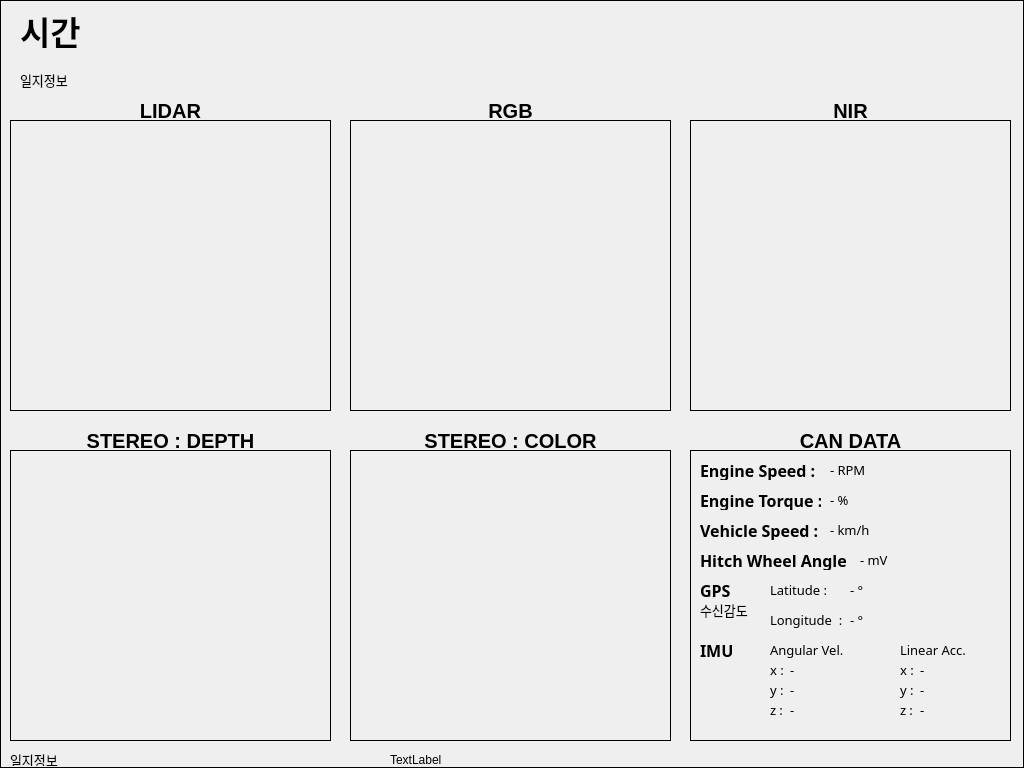
<?xml version="1.0" encoding="UTF-8"?>
<ui version="4.0">
 <class>MainWindow</class>
 <widget class="QMainWindow" name="MainWindow">
  <property name="geometry">
   <rect>
    <x>0</x>
    <y>0</y>
    <width>1024</width>
    <height>768</height>
   </rect>
  </property>
  <property name="windowTitle">
   <string>DAQ Data Display</string>
  </property>
  <widget class="QWidget" name="centralwidget">
   <widget class="QLabel" name="label_image">
    <property name="geometry">
     <rect>
      <x>0</x>
      <y>0</y>
      <width>1024</width>
      <height>768</height>
     </rect>
    </property>
    <property name="frameShape">
     <enum>QFrame::Box</enum>
    </property>
    <property name="text">
     <string/>
    </property>
   </widget>
   <widget class="QLabel" name="label_image_bg">
    <property name="geometry">
     <rect>
      <x>0</x>
      <y>0</y>
      <width>1024</width>
      <height>768</height>
     </rect>
    </property>
    <property name="frameShape">
     <enum>QFrame::Box</enum>
    </property>
    <property name="text">
     <string/>
    </property>
   </widget>
   <widget class="QLabel" name="label_image_top_left">
    <property name="geometry">
     <rect>
      <x>10</x>
      <y>120</y>
      <width>321</width>
      <height>291</height>
     </rect>
    </property>
    <property name="frameShape">
     <enum>QFrame::Box</enum>
    </property>
    <property name="text">
     <string/>
    </property>
    <property name="pixmap">
     <pixmap>/home/rdv/catkin_ws/src/ros_rdv_daq_data_display/image/dd_bg.png</pixmap>
    </property>
   </widget>
   <widget class="QLabel" name="label_image_top_middle">
    <property name="geometry">
     <rect>
      <x>350</x>
      <y>120</y>
      <width>321</width>
      <height>291</height>
     </rect>
    </property>
    <property name="frameShape">
     <enum>QFrame::Box</enum>
    </property>
    <property name="text">
     <string/>
    </property>
    <property name="pixmap">
     <pixmap>/home/rdv/catkin_ws/src/ros_rdv_daq_data_display/image/dd_bg.png</pixmap>
    </property>
   </widget>
   <widget class="QLabel" name="label_image_top_right">
    <property name="geometry">
     <rect>
      <x>690</x>
      <y>120</y>
      <width>321</width>
      <height>291</height>
     </rect>
    </property>
    <property name="frameShape">
     <enum>QFrame::Box</enum>
    </property>
    <property name="text">
     <string/>
    </property>
    <property name="pixmap">
     <pixmap>/home/rdv/catkin_ws/src/ros_rdv_daq_data_display/image/dd_bg.png</pixmap>
    </property>
   </widget>
   <widget class="QLabel" name="label_image_bottom_left">
    <property name="geometry">
     <rect>
      <x>10</x>
      <y>450</y>
      <width>321</width>
      <height>291</height>
     </rect>
    </property>
    <property name="frameShape">
     <enum>QFrame::Box</enum>
    </property>
    <property name="text">
     <string/>
    </property>
    <property name="pixmap">
     <pixmap>/home/rdv/catkin_ws/src/ros_rdv_daq_data_display/image/dd_bg.png</pixmap>
    </property>
   </widget>
   <widget class="QLabel" name="label_image_bottom_right">
    <property name="geometry">
     <rect>
      <x>690</x>
      <y>450</y>
      <width>321</width>
      <height>291</height>
     </rect>
    </property>
    <property name="frameShape">
     <enum>QFrame::Box</enum>
    </property>
    <property name="text">
     <string/>
    </property>
   </widget>
   <widget class="QLabel" name="label_image_bottom_middle">
    <property name="geometry">
     <rect>
      <x>350</x>
      <y>450</y>
      <width>321</width>
      <height>291</height>
     </rect>
    </property>
    <property name="frameShape">
     <enum>QFrame::Box</enum>
    </property>
    <property name="text">
     <string/>
    </property>
    <property name="pixmap">
     <pixmap>/home/rdv/catkin_ws/src/ros_rdv_daq_data_display/image/dd_bg.png</pixmap>
    </property>
   </widget>
   <widget class="QLabel" name="label_time">
    <property name="geometry">
     <rect>
      <x>20</x>
      <y>10</y>
      <width>591</width>
      <height>41</height>
     </rect>
    </property>
    <property name="font">
     <font>
      <pointsize>25</pointsize>
      <weight>75</weight>
      <bold>true</bold>
     </font>
    </property>
    <property name="text">
     <string>시간</string>
    </property>
   </widget>
   <widget class="QLabel" name="label_info_top_left">
    <property name="geometry">
     <rect>
      <x>10</x>
      <y>100</y>
      <width>321</width>
      <height>21</height>
     </rect>
    </property>
    <property name="font">
     <font>
      <pointsize>15</pointsize>
      <weight>75</weight>
      <bold>true</bold>
     </font>
    </property>
    <property name="text">
     <string>LIDAR</string>
    </property>
    <property name="alignment">
     <set>Qt::AlignCenter</set>
    </property>
   </widget>
   <widget class="QLabel" name="label_info_top_middle">
    <property name="geometry">
     <rect>
      <x>350</x>
      <y>100</y>
      <width>321</width>
      <height>21</height>
     </rect>
    </property>
    <property name="font">
     <font>
      <pointsize>15</pointsize>
      <weight>75</weight>
      <bold>true</bold>
     </font>
    </property>
    <property name="text">
     <string>RGB</string>
    </property>
    <property name="alignment">
     <set>Qt::AlignCenter</set>
    </property>
   </widget>
   <widget class="QLabel" name="label_info_top_right">
    <property name="geometry">
     <rect>
      <x>690</x>
      <y>100</y>
      <width>321</width>
      <height>21</height>
     </rect>
    </property>
    <property name="font">
     <font>
      <pointsize>15</pointsize>
      <weight>75</weight>
      <bold>true</bold>
     </font>
    </property>
    <property name="text">
     <string>NIR</string>
    </property>
    <property name="alignment">
     <set>Qt::AlignCenter</set>
    </property>
   </widget>
   <widget class="QLabel" name="label_info_bottom_left">
    <property name="geometry">
     <rect>
      <x>10</x>
      <y>430</y>
      <width>321</width>
      <height>21</height>
     </rect>
    </property>
    <property name="font">
     <font>
      <pointsize>15</pointsize>
      <weight>75</weight>
      <bold>true</bold>
     </font>
    </property>
    <property name="text">
     <string>STEREO : DEPTH</string>
    </property>
    <property name="alignment">
     <set>Qt::AlignCenter</set>
    </property>
   </widget>
   <widget class="QLabel" name="label_info_bottom_middle">
    <property name="geometry">
     <rect>
      <x>350</x>
      <y>430</y>
      <width>321</width>
      <height>21</height>
     </rect>
    </property>
    <property name="font">
     <font>
      <pointsize>15</pointsize>
      <weight>75</weight>
      <bold>true</bold>
     </font>
    </property>
    <property name="text">
     <string>STEREO : COLOR</string>
    </property>
    <property name="alignment">
     <set>Qt::AlignCenter</set>
    </property>
   </widget>
   <widget class="QLabel" name="label_info_bottom_right">
    <property name="geometry">
     <rect>
      <x>690</x>
      <y>430</y>
      <width>321</width>
      <height>21</height>
     </rect>
    </property>
    <property name="font">
     <font>
      <pointsize>15</pointsize>
      <weight>75</weight>
      <bold>true</bold>
     </font>
    </property>
    <property name="text">
     <string>CAN DATA</string>
    </property>
    <property name="alignment">
     <set>Qt::AlignCenter</set>
    </property>
   </widget>
   <widget class="QLabel" name="label_bag_path">
    <property name="geometry">
     <rect>
      <x>10</x>
      <y>750</y>
      <width>1001</width>
      <height>16</height>
     </rect>
    </property>
    <property name="font">
     <font>
      <pointsize>10</pointsize>
     </font>
    </property>
    <property name="text">
     <string>일지정보</string>
    </property>
    <property name="alignment">
     <set>Qt::AlignLeading|Qt::AlignLeft|Qt::AlignTop</set>
    </property>
   </widget>
   <widget class="QLabel" name="label_version">
    <property name="geometry">
     <rect>
      <x>20</x>
      <y>70</y>
      <width>391</width>
      <height>20</height>
     </rect>
    </property>
    <property name="font">
     <font>
      <pointsize>10</pointsize>
     </font>
    </property>
    <property name="text">
     <string>일지정보</string>
    </property>
    <property name="alignment">
     <set>Qt::AlignLeading|Qt::AlignLeft|Qt::AlignTop</set>
    </property>
   </widget>
   <widget class="QLabel" name="label_can_info_1">
    <property name="geometry">
     <rect>
      <x>700</x>
      <y>460</y>
      <width>121</width>
      <height>20</height>
     </rect>
    </property>
    <property name="font">
     <font>
      <family>Noto Sans KR Medium</family>
      <pointsize>12</pointsize>
      <weight>75</weight>
      <bold>true</bold>
     </font>
    </property>
    <property name="text">
     <string>Engine Speed : </string>
    </property>
   </widget>
   <widget class="QLabel" name="label_can_info_2">
    <property name="geometry">
     <rect>
      <x>700</x>
      <y>490</y>
      <width>121</width>
      <height>20</height>
     </rect>
    </property>
    <property name="font">
     <font>
      <family>Noto Sans KR Medium</family>
      <pointsize>12</pointsize>
      <weight>75</weight>
      <bold>true</bold>
     </font>
    </property>
    <property name="text">
     <string>Engine Torque : </string>
    </property>
   </widget>
   <widget class="QLabel" name="label_can_info_3">
    <property name="geometry">
     <rect>
      <x>700</x>
      <y>520</y>
      <width>121</width>
      <height>20</height>
     </rect>
    </property>
    <property name="font">
     <font>
      <family>Noto Sans KR Medium</family>
      <pointsize>12</pointsize>
      <weight>75</weight>
      <bold>true</bold>
     </font>
    </property>
    <property name="text">
     <string>Vehicle Speed : </string>
    </property>
   </widget>
   <widget class="QLabel" name="label_can_info_4">
    <property name="geometry">
     <rect>
      <x>700</x>
      <y>550</y>
      <width>151</width>
      <height>20</height>
     </rect>
    </property>
    <property name="font">
     <font>
      <family>Noto Sans KR Medium</family>
      <pointsize>12</pointsize>
      <weight>75</weight>
      <bold>true</bold>
     </font>
    </property>
    <property name="text">
     <string>Hitch Wheel Angle : </string>
    </property>
   </widget>
   <widget class="QLabel" name="label_can_info_5">
    <property name="geometry">
     <rect>
      <x>700</x>
      <y>580</y>
      <width>61</width>
      <height>20</height>
     </rect>
    </property>
    <property name="font">
     <font>
      <family>Noto Sans KR Medium</family>
      <pointsize>12</pointsize>
      <weight>75</weight>
      <bold>true</bold>
     </font>
    </property>
    <property name="text">
     <string>GPS</string>
    </property>
   </widget>
   <widget class="QLabel" name="label_can_info_6">
    <property name="geometry">
     <rect>
      <x>770</x>
      <y>610</y>
      <width>91</width>
      <height>20</height>
     </rect>
    </property>
    <property name="font">
     <font>
      <family>Noto Sans KR Medium</family>
      <pointsize>10</pointsize>
     </font>
    </property>
    <property name="text">
     <string>Longitude  :</string>
    </property>
   </widget>
   <widget class="QLabel" name="label_can_info_gps_status">
    <property name="geometry">
     <rect>
      <x>700</x>
      <y>600</y>
      <width>61</width>
      <height>20</height>
     </rect>
    </property>
    <property name="font">
     <font>
      <family>Noto Sans KR Medium</family>
      <pointsize>10</pointsize>
     </font>
    </property>
    <property name="text">
     <string>수신감도</string>
    </property>
   </widget>
   <widget class="QLabel" name="label_can_info_8">
    <property name="geometry">
     <rect>
      <x>770</x>
      <y>580</y>
      <width>91</width>
      <height>20</height>
     </rect>
    </property>
    <property name="font">
     <font>
      <family>Noto Sans KR Medium</family>
      <pointsize>10</pointsize>
     </font>
    </property>
    <property name="text">
     <string>Latitude :</string>
    </property>
   </widget>
   <widget class="QLabel" name="label_can_info_9">
    <property name="geometry">
     <rect>
      <x>700</x>
      <y>640</y>
      <width>61</width>
      <height>20</height>
     </rect>
    </property>
    <property name="font">
     <font>
      <family>Noto Sans KR Medium</family>
      <pointsize>12</pointsize>
      <weight>75</weight>
      <bold>true</bold>
     </font>
    </property>
    <property name="text">
     <string>IMU</string>
    </property>
   </widget>
   <widget class="QLabel" name="label_can_info_10">
    <property name="geometry">
     <rect>
      <x>770</x>
      <y>640</y>
      <width>111</width>
      <height>20</height>
     </rect>
    </property>
    <property name="font">
     <font>
      <family>Noto Sans KR Medium</family>
      <pointsize>10</pointsize>
     </font>
    </property>
    <property name="text">
     <string>Angular Vel.</string>
    </property>
   </widget>
   <widget class="QLabel" name="label_can_info_11">
    <property name="geometry">
     <rect>
      <x>900</x>
      <y>640</y>
      <width>101</width>
      <height>20</height>
     </rect>
    </property>
    <property name="font">
     <font>
      <family>Noto Sans KR Medium</family>
      <pointsize>10</pointsize>
     </font>
    </property>
    <property name="text">
     <string>Linear Acc.</string>
    </property>
   </widget>
   <widget class="QLabel" name="label_can_info_12">
    <property name="geometry">
     <rect>
      <x>770</x>
      <y>660</y>
      <width>21</width>
      <height>20</height>
     </rect>
    </property>
    <property name="font">
     <font>
      <family>Noto Sans KR Medium</family>
      <pointsize>10</pointsize>
     </font>
    </property>
    <property name="text">
     <string>x : </string>
    </property>
   </widget>
   <widget class="QLabel" name="label_can_info_13">
    <property name="geometry">
     <rect>
      <x>770</x>
      <y>680</y>
      <width>21</width>
      <height>20</height>
     </rect>
    </property>
    <property name="font">
     <font>
      <family>Noto Sans KR Medium</family>
      <pointsize>10</pointsize>
     </font>
    </property>
    <property name="text">
     <string>y :</string>
    </property>
   </widget>
   <widget class="QLabel" name="label_can_info_14">
    <property name="geometry">
     <rect>
      <x>770</x>
      <y>700</y>
      <width>21</width>
      <height>20</height>
     </rect>
    </property>
    <property name="font">
     <font>
      <family>Noto Sans KR Medium</family>
      <pointsize>10</pointsize>
     </font>
    </property>
    <property name="text">
     <string>z :</string>
    </property>
   </widget>
   <widget class="QLabel" name="label_can_info_15">
    <property name="geometry">
     <rect>
      <x>900</x>
      <y>660</y>
      <width>21</width>
      <height>20</height>
     </rect>
    </property>
    <property name="font">
     <font>
      <family>Noto Sans KR Medium</family>
      <pointsize>10</pointsize>
     </font>
    </property>
    <property name="text">
     <string>x : </string>
    </property>
   </widget>
   <widget class="QLabel" name="label_can_info_16">
    <property name="geometry">
     <rect>
      <x>900</x>
      <y>680</y>
      <width>21</width>
      <height>20</height>
     </rect>
    </property>
    <property name="font">
     <font>
      <family>Noto Sans KR Medium</family>
      <pointsize>10</pointsize>
     </font>
    </property>
    <property name="text">
     <string>y :</string>
    </property>
   </widget>
   <widget class="QLabel" name="label_can_info_17">
    <property name="geometry">
     <rect>
      <x>900</x>
      <y>700</y>
      <width>21</width>
      <height>20</height>
     </rect>
    </property>
    <property name="font">
     <font>
      <family>Noto Sans KR Medium</family>
      <pointsize>10</pointsize>
     </font>
    </property>
    <property name="text">
     <string>z :</string>
    </property>
   </widget>
   <widget class="QLabel" name="label_can_info_engine_speed">
    <property name="geometry">
     <rect>
      <x>830</x>
      <y>460</y>
      <width>171</width>
      <height>20</height>
     </rect>
    </property>
    <property name="font">
     <font>
      <family>Noto Sans KR Medium</family>
      <pointsize>10</pointsize>
      <weight>50</weight>
      <bold>false</bold>
     </font>
    </property>
    <property name="text">
     <string>- RPM</string>
    </property>
   </widget>
   <widget class="QLabel" name="label_can_info_engine_torque">
    <property name="geometry">
     <rect>
      <x>830</x>
      <y>490</y>
      <width>171</width>
      <height>20</height>
     </rect>
    </property>
    <property name="font">
     <font>
      <family>Noto Sans KR Medium</family>
      <pointsize>10</pointsize>
      <weight>50</weight>
      <bold>false</bold>
     </font>
    </property>
    <property name="text">
     <string>- %</string>
    </property>
   </widget>
   <widget class="QLabel" name="label_can_info_vehicle_speed">
    <property name="geometry">
     <rect>
      <x>830</x>
      <y>520</y>
      <width>171</width>
      <height>20</height>
     </rect>
    </property>
    <property name="font">
     <font>
      <family>Noto Sans KR Medium</family>
      <pointsize>10</pointsize>
      <weight>50</weight>
      <bold>false</bold>
     </font>
    </property>
    <property name="text">
     <string>- km/h</string>
    </property>
   </widget>
   <widget class="QLabel" name="label_can_info_hitch_wheel_angle">
    <property name="geometry">
     <rect>
      <x>860</x>
      <y>550</y>
      <width>141</width>
      <height>20</height>
     </rect>
    </property>
    <property name="font">
     <font>
      <family>Noto Sans KR Medium</family>
      <pointsize>10</pointsize>
      <weight>50</weight>
      <bold>false</bold>
     </font>
    </property>
    <property name="text">
     <string>- mV</string>
    </property>
   </widget>
   <widget class="QLabel" name="label_can_info_latitude">
    <property name="geometry">
     <rect>
      <x>850</x>
      <y>580</y>
      <width>151</width>
      <height>20</height>
     </rect>
    </property>
    <property name="font">
     <font>
      <family>Noto Sans KR Medium</family>
      <pointsize>10</pointsize>
     </font>
    </property>
    <property name="text">
     <string>- °</string>
    </property>
   </widget>
   <widget class="QLabel" name="label_can_info_longitude">
    <property name="geometry">
     <rect>
      <x>850</x>
      <y>610</y>
      <width>151</width>
      <height>20</height>
     </rect>
    </property>
    <property name="font">
     <font>
      <family>Noto Sans KR Medium</family>
      <pointsize>10</pointsize>
     </font>
    </property>
    <property name="text">
     <string>- °</string>
    </property>
   </widget>
   <widget class="QLabel" name="label_can_info_imu_angular_velocity_x">
    <property name="geometry">
     <rect>
      <x>790</x>
      <y>660</y>
      <width>81</width>
      <height>20</height>
     </rect>
    </property>
    <property name="font">
     <font>
      <family>Noto Sans KR Medium</family>
      <pointsize>10</pointsize>
     </font>
    </property>
    <property name="text">
     <string>-</string>
    </property>
   </widget>
   <widget class="QLabel" name="label_can_info_imu_angular_velocity_y">
    <property name="geometry">
     <rect>
      <x>790</x>
      <y>680</y>
      <width>81</width>
      <height>20</height>
     </rect>
    </property>
    <property name="font">
     <font>
      <family>Noto Sans KR Medium</family>
      <pointsize>10</pointsize>
     </font>
    </property>
    <property name="text">
     <string>-</string>
    </property>
   </widget>
   <widget class="QLabel" name="label_can_info_imu_angular_velocity_z">
    <property name="geometry">
     <rect>
      <x>790</x>
      <y>700</y>
      <width>81</width>
      <height>20</height>
     </rect>
    </property>
    <property name="font">
     <font>
      <family>Noto Sans KR Medium</family>
      <pointsize>10</pointsize>
     </font>
    </property>
    <property name="text">
     <string>-</string>
    </property>
   </widget>
   <widget class="QLabel" name="label_can_info_imu_linear_acceleration_y">
    <property name="geometry">
     <rect>
      <x>920</x>
      <y>680</y>
      <width>81</width>
      <height>20</height>
     </rect>
    </property>
    <property name="font">
     <font>
      <family>Noto Sans KR Medium</family>
      <pointsize>10</pointsize>
     </font>
    </property>
    <property name="text">
     <string>-</string>
    </property>
   </widget>
   <widget class="QLabel" name="label_can_info_imu_linear_acceleration_x">
    <property name="geometry">
     <rect>
      <x>920</x>
      <y>660</y>
      <width>81</width>
      <height>20</height>
     </rect>
    </property>
    <property name="font">
     <font>
      <family>Noto Sans KR Medium</family>
      <pointsize>10</pointsize>
     </font>
    </property>
    <property name="text">
     <string>-</string>
    </property>
   </widget>
   <widget class="QLabel" name="label_can_info_imu_linear_acceleration_z">
    <property name="geometry">
     <rect>
      <x>920</x>
      <y>700</y>
      <width>81</width>
      <height>20</height>
     </rect>
    </property>
    <property name="font">
     <font>
      <family>Noto Sans KR Medium</family>
      <pointsize>10</pointsize>
     </font>
    </property>
    <property name="text">
     <string>-</string>
    </property>
   </widget>
   <widget class="QLabel" name="label_can_raw">
    <property name="geometry">
     <rect>
      <x>390</x>
      <y>750</y>
      <width>621</width>
      <height>20</height>
     </rect>
    </property>
    <property name="text">
     <string>TextLabel</string>
    </property>
   </widget>
   <zorder>label_image_bg</zorder>
   <zorder>label_image</zorder>
   <zorder>label_image_top_left</zorder>
   <zorder>label_image_top_middle</zorder>
   <zorder>label_image_top_right</zorder>
   <zorder>label_image_bottom_left</zorder>
   <zorder>label_image_bottom_right</zorder>
   <zorder>label_image_bottom_middle</zorder>
   <zorder>label_time</zorder>
   <zorder>label_info_top_left</zorder>
   <zorder>label_info_top_middle</zorder>
   <zorder>label_info_top_right</zorder>
   <zorder>label_info_bottom_left</zorder>
   <zorder>label_info_bottom_middle</zorder>
   <zorder>label_info_bottom_right</zorder>
   <zorder>label_bag_path</zorder>
   <zorder>label_version</zorder>
   <zorder>label_can_info_1</zorder>
   <zorder>label_can_info_2</zorder>
   <zorder>label_can_info_3</zorder>
   <zorder>label_can_info_4</zorder>
   <zorder>label_can_info_5</zorder>
   <zorder>label_can_info_6</zorder>
   <zorder>label_can_info_gps_status</zorder>
   <zorder>label_can_info_8</zorder>
   <zorder>label_can_info_9</zorder>
   <zorder>label_can_info_10</zorder>
   <zorder>label_can_info_11</zorder>
   <zorder>label_can_info_12</zorder>
   <zorder>label_can_info_13</zorder>
   <zorder>label_can_info_14</zorder>
   <zorder>label_can_info_15</zorder>
   <zorder>label_can_info_16</zorder>
   <zorder>label_can_info_17</zorder>
   <zorder>label_can_info_engine_speed</zorder>
   <zorder>label_can_info_engine_torque</zorder>
   <zorder>label_can_info_vehicle_speed</zorder>
   <zorder>label_can_info_hitch_wheel_angle</zorder>
   <zorder>label_can_info_latitude</zorder>
   <zorder>label_can_info_longitude</zorder>
   <zorder>label_can_info_imu_angular_velocity_x</zorder>
   <zorder>label_can_info_imu_angular_velocity_y</zorder>
   <zorder>label_can_info_imu_angular_velocity_z</zorder>
   <zorder>label_can_info_imu_linear_acceleration_y</zorder>
   <zorder>label_can_info_imu_linear_acceleration_x</zorder>
   <zorder>label_can_info_imu_linear_acceleration_z</zorder>
   <zorder>label_can_raw</zorder>
  </widget>
 </widget>
 <resources/>
 <connections/>
</ui>
